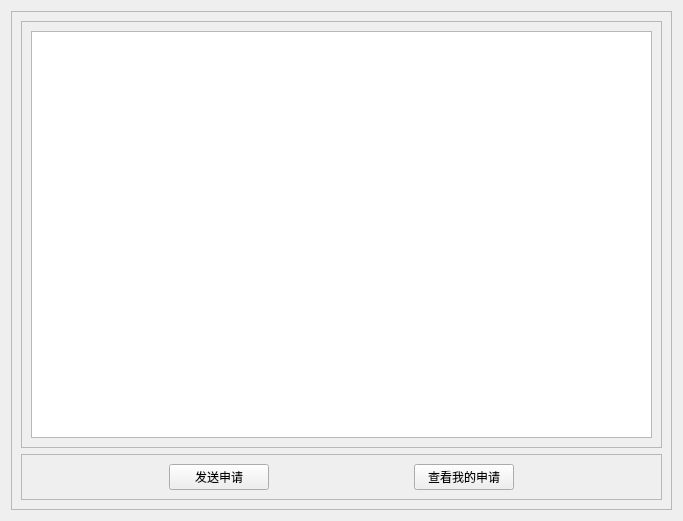
<?xml version="1.0" encoding="UTF-8"?>
<ui version="4.0">
 <class>view::Order::Rent</class>
 <widget class="QWidget" name="view::Order::Rent">
  <property name="geometry">
   <rect>
    <x>0</x>
    <y>0</y>
    <width>683</width>
    <height>521</height>
   </rect>
  </property>
  <property name="windowTitle">
   <string>Rent</string>
  </property>
  <layout class="QVBoxLayout" name="verticalLayout">
   <item>
    <widget class="QFrame" name="frame">
     <property name="frameShape">
      <enum>QFrame::Shape::StyledPanel</enum>
     </property>
     <property name="frameShadow">
      <enum>QFrame::Shadow::Raised</enum>
     </property>
     <layout class="QVBoxLayout" name="verticalLayout_3">
      <item>
       <widget class="QFrame" name="frame_2">
        <property name="frameShape">
         <enum>QFrame::Shape::StyledPanel</enum>
        </property>
        <property name="frameShadow">
         <enum>QFrame::Shadow::Raised</enum>
        </property>
        <layout class="QVBoxLayout" name="verticalLayout_2">
         <item>
          <widget class="QTableView" name="stuRentTableView"/>
         </item>
        </layout>
       </widget>
      </item>
      <item>
       <widget class="QFrame" name="frame_3">
        <property name="frameShape">
         <enum>QFrame::Shape::StyledPanel</enum>
        </property>
        <property name="frameShadow">
         <enum>QFrame::Shadow::Raised</enum>
        </property>
        <layout class="QHBoxLayout" name="horizontalLayout">
         <item>
          <spacer name="horizontalSpacer">
           <property name="orientation">
            <enum>Qt::Orientation::Horizontal</enum>
           </property>
           <property name="sizeHint" stdset="0">
            <size>
             <width>40</width>
             <height>20</height>
            </size>
           </property>
          </spacer>
         </item>
         <item>
          <widget class="QPushButton" name="btnSend">
           <property name="minimumSize">
            <size>
             <width>100</width>
             <height>0</height>
            </size>
           </property>
           <property name="text">
            <string>发送申请</string>
           </property>
          </widget>
         </item>
         <item>
          <spacer name="horizontalSpacer_2">
           <property name="orientation">
            <enum>Qt::Orientation::Horizontal</enum>
           </property>
           <property name="sizeHint" stdset="0">
            <size>
             <width>40</width>
             <height>20</height>
            </size>
           </property>
          </spacer>
         </item>
         <item>
          <widget class="QPushButton" name="btnCheck">
           <property name="minimumSize">
            <size>
             <width>100</width>
             <height>0</height>
            </size>
           </property>
           <property name="text">
            <string>查看我的申请</string>
           </property>
          </widget>
         </item>
         <item>
          <spacer name="horizontalSpacer_3">
           <property name="orientation">
            <enum>Qt::Orientation::Horizontal</enum>
           </property>
           <property name="sizeHint" stdset="0">
            <size>
             <width>40</width>
             <height>20</height>
            </size>
           </property>
          </spacer>
         </item>
        </layout>
       </widget>
      </item>
     </layout>
    </widget>
   </item>
  </layout>
 </widget>
 <resources/>
 <connections>
  <connection>
   <sender>btnSend</sender>
   <signal>clicked()</signal>
   <receiver>view::Order::Rent</receiver>
   <slot>on_btnSend_clicked()</slot>
   <hints>
    <hint type="sourcelabel">
     <x>235</x>
     <y>481</y>
    </hint>
    <hint type="destinationlabel">
     <x>250</x>
     <y>533</y>
    </hint>
   </hints>
  </connection>
  <connection>
   <sender>btnCheck</sender>
   <signal>clicked()</signal>
   <receiver>view::Order::Rent</receiver>
   <slot>on_btnCheck_clicked()</slot>
   <hints>
    <hint type="sourcelabel">
     <x>458</x>
     <y>474</y>
    </hint>
    <hint type="destinationlabel">
     <x>455</x>
     <y>552</y>
    </hint>
   </hints>
  </connection>
 </connections>
 <slots>
  <slot>on_btnSend_clicked()</slot>
  <slot>on_btnCheck_clicked()</slot>
 </slots>
</ui>
